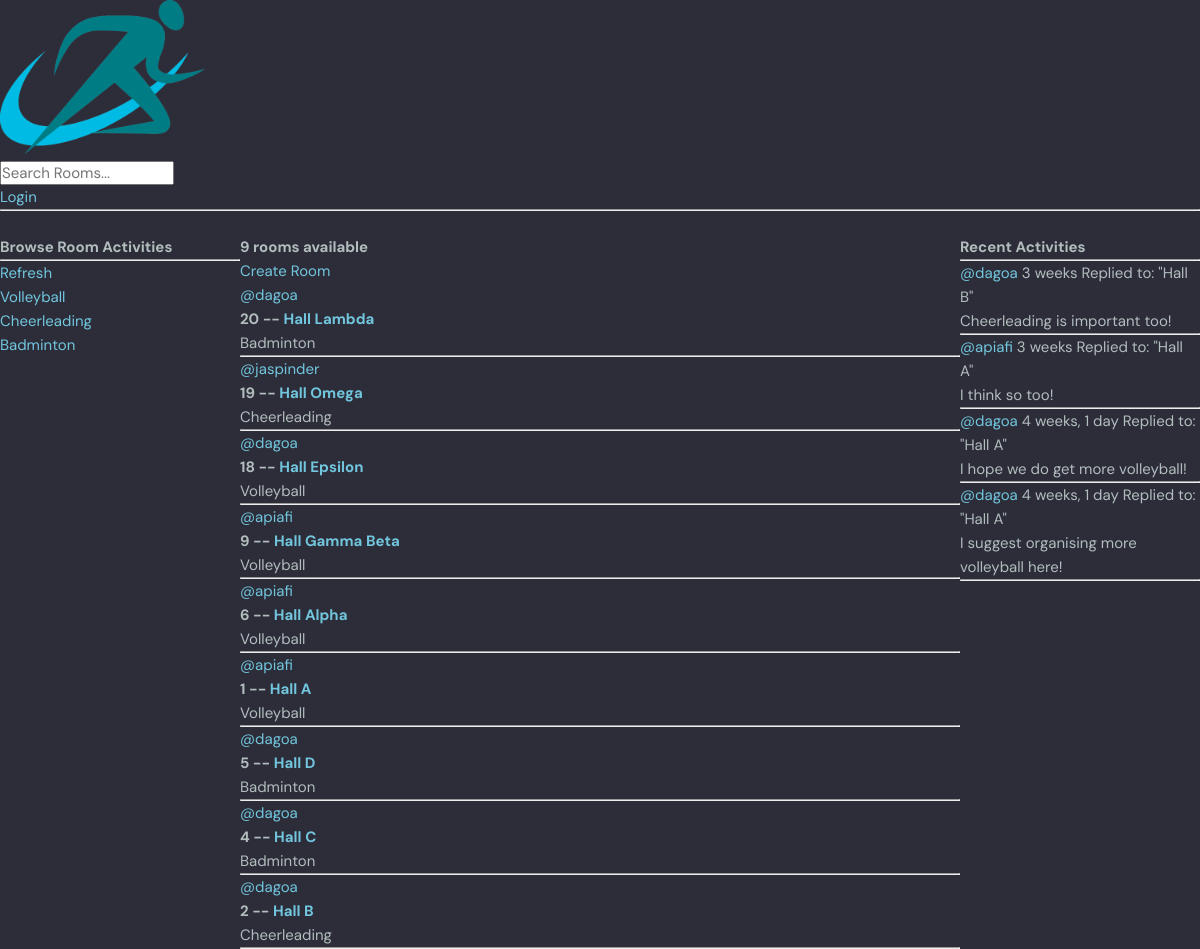
Page /staff/ on the committed database.
### base/models.py (models this page shows, shortened)
class RoomActivity(models.Model):
    name = models.CharField(max_length=150)

class Room(models.Model):
    host = models.ForeignKey(User, on_delete=models.SET_NULL, null=True)  # someone has to host the room
    roomActivity = models.ForeignKey(RoomActivity, on_delete=models.SET_NULL, null=True)  # if a room activity is
    name = models.CharField(max_length=150)
    description = models.TextField(null=True, blank=True)  # allows database description and it's submitted form to be
    participants = models.ManyToManyField(User, related_name='participants', blank=True) #store all the users active in a room
    updated = models.DateTimeField(auto_now=True)  # takes a timestamp of when this model is updated
    created = models.DateTimeField(
        auto_now_add=True)  # takes a timestamp of when this model is first created (this value never changes)
    class Meta:
        ordering = ['-updated', '-created']
    def __str__(self):
        return self.name

class Message(models.Model):
    user = models.ForeignKey(User, on_delete=models.CASCADE)  # One-to-many relationship where if a user is deleted,
    room = models.ForeignKey(Room, on_delete=models.CASCADE)  # if the parent (Room) is deleted, deleted all the
    body = models.TextField()
    updated = models.DateTimeField(auto_now=True)
    created = models.DateTimeField(auto_now_add=True)
    class Meta:
        ordering = ['-updated', '-created']
    def __str__(self):
        return self.body[0:50]  # trim it down to only include the first 50 characters of the message

### base/views.py (the view)
# urls.py: path('', views.home, name="home"),
def home(request):
    q = request.GET.get('q') if request.GET.get('q') != None else ''
    rooms = Room.objects.filter(
        Q(roomActivity__name__icontains=q) |
        Q(name__icontains=q) |
        Q(description__icontains=q)
    )
    roomActivitys = RoomActivity.objects.all()  # collects all the activities in room activity Note - Consider filtering higher priority
    room_count = rooms.count()
    room_messages = Message.objects.filter(Q(room__roomActivity__name__icontains=q))
    context = {'rooms': rooms, 'roomActivitys': roomActivitys, 'room_count': room_count, 'room_messages': room_messages}
    return render(request, 'base/Home.html', context)

### base/templates/base/Home.html (shortened to what this page needs)
{% extends 'Main.html' %}
{% block content %}
<br>
<body>
    <div class="home-container">
        <div>
            {% include 'base/roomActivity_division.html' %}
        </div>
        <div>
            <h5>{{room_count}} rooms available</h5>
            <a href="{% url 'create-room' %}">Create Room</a>
            {% include 'base/feed_division.html' %}
        </div>
    <div>
        {% include 'base/activity_division.html' %}
    </div>
    </div>
</body>
{% endblock content %}

### base/templates/base/roomActivity_division.html
<h3>Browse Room Activities</h3>
<hr>
<div>
    <a href="{% url 'home' %}">Refresh</a>
</div>
{% for roomActivity in roomActivitys %}
    <div>
        <a href="{% url 'home' %}?q={{roomActivity.name}}">{{roomActivity.name}}</a>
    </div>
{%  endfor %}

### base/templates/base/feed_division.html (shortened to what this page needs)
<div>
    {% for room in rooms %}
    <div>
        <a href="{%  url 'user-profile' room.host.id %}">@{{room.host.username}}</a>
        <h5>{{room.id}} -- <a href="{% url 'room' room.id %}">{{room.name}}</a></h5>
        <small>{{room.roomActivity.name}}</small>
        <hr>
        </div>
    {% endfor %}
</div>

### base/templates/base/activity_division.html (shortened to what this page needs)
<h3>Recent Activities</h3>
<hr>
{% for message in room_messages %}
<div>
    <small><a href="{% url 'user-profile' message.user.id %}">@{{message.user}}</a> {{message.created|timesince}}</small>
    <small>Replied to: "{{message.room}}"</small>
    <p>{{message}}</p>
    <hr>
</div>
{% endfor %}

### static/styles/style3.css (style rules this page uses)
:root { --color-main: #71c6dd; --color-main-light: #e1f6fb; --color-dark: #3f4156; --color-dark-medium: #51546e; --color-dark-light: #696d97; --color-light: #e5e5e5; --color-gray: #8b8b8b; --color-light-gray: #b2bdbd; --color-bg: #2d2d39; --color-success: #5dd693; --color-error: #fc4b0b; }
* { font-family: "DM Sans", -apple-system, BlinkMacSystemFont, "Segoe UI", Roboto, Oxygen, Ubuntu, Cantarell, "Open Sans", "Helvetica Neue", sans-serif; margin: 0; padding: 0; box-sizing: border-box; text-rendering: optimizeLegibility; font-size: inherit; }
html { font-size: 56.25%; }
@media only screen and (min-width: 1200px) { html { font-size: 62.5%; } }
body { line-height: 1.6; font-weight: 400; font-size: 1.5rem; color: var(--color-light-gray); background-color: var(--color-bg); min-height: 100vh; }
a { display: inline-block; color: var(--color-main); text-decoration: none; }

### base/templates/base/Home.html (style rules this page uses)
.home-container { display: grid; grid-template-columns: 1fr 3fr 1fr; }

### rows in the picture
RoomActivity: name "Volleyball"
RoomActivity: name "Cheerleading"
RoomActivity: name "Badminton"
Room: host.username "dagoa", id "20", name "Hall Lambda", roomActivity.name "Badminton"
Room: host.username "jaspinder", id "19", name "Hall Omega", roomActivity.name "Cheerleading"
Room: host.username "dagoa", id "18", name "Hall Epsilon", roomActivity.name "Volleyball"
Room: host.username "apiafi", id "9", name "Hall Gamma Beta", roomActivity.name "Volleyball"
Room: host.username "apiafi", id "6", name "Hall Alpha", roomActivity.name "Volleyball"
Room: host.username "apiafi", id "1", name "Hall A", roomActivity.name "Volleyball"
Room: host.username "dagoa", id "5", name "Hall D", roomActivity.name "Badminton"
Room: host.username "dagoa", id "4", name "Hall C", roomActivity.name "Badminton"
Room: host.username "dagoa", id "2", name "Hall B", roomActivity.name "Cheerleading"
Message: user "dagoa", created "3 weeks", room "Hall B", body "Cheerleading is important too!"
Message: user "apiafi", created "3 weeks", room "Hall A", body "I think so too!"
Message: user "dagoa", created "4 weeks, 1 day", room "Hall A", body "I hope we do get more volleyball!"
Message: user "dagoa", created "4 weeks, 1 day", room "Hall A", body "I suggest organising more volleyball here!"

### other values in the picture
{{ room_count }} "9"
